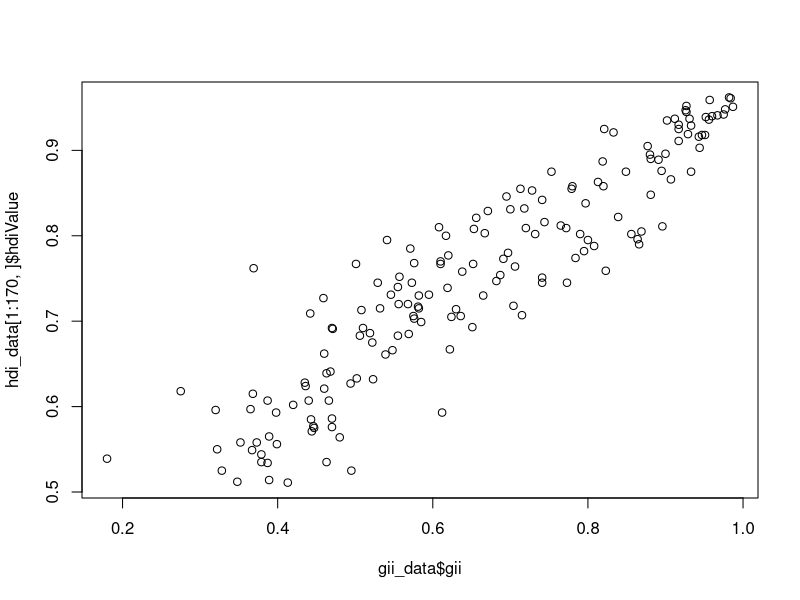

The R script that drew this image:
#Stat 325 Final Project
#Ellie Lagrave

#library(dplyr)
#library(tidyverse)

#Import our CSV data into R studio

setwd('./') #set directory (relative pathing here)

gii_data = read.csv("GII_Data.csv")
hdi_data = read.csv("HDI_Data.csv")


#Test our data was imported correctly
#head(gii_data)
#head(hdi_data)

#Our data contains multiple columns of NA, or junk data, remove them
#(probably headers from excel format conversion)
gii_data = subset(gii_data, select = 
                    -c(X.1, X.3, X.5, X.7, X.9, X.11, X.13, X.15, X.17))
hdi_data = subset(hdi_data, select = 
                    -c(X.1, X.3, X.5, X.7, X.9, X.11, X.13, X.14, X.15,
                       X.16, X.17, X.18, X.19, X.20, X.21, X.22, X.23, X.24))

#Data frame columns look clean, now clean the rows
#We want to remove na rows, ".." rows and "" rows
gii_data <- gii_data[!apply(is.na(gii_data) | gii_data$X == ".." | gii_data$X == "", 1, all),]
hdi_data <- hdi_data[!apply(is.na(hdi_data) | hdi_data$X == ".." | hdi_data$X == "", 1, all),]

#Our rown names are now non sequential from our removal
rownames(gii_data) <- 1:nrow(gii_data)
rownames(hdi_data) <- 1:nrow(hdi_data)


#The end of the data has 15 rows of global/regional data
#subset them just incase we need later (then remove)
gii_global_data <- gii_data[174:188, ]
hdi_global_data <- hdi_data[174:188, ]

#fix global data index
rownames(gii_global_data) <- 1:nrow(gii_global_data)
rownames(hdi_global_data) <- 1:nrow(hdi_global_data)

# Now we want to subset our rows remove global data (footer data)
gii_data <- head(gii_data, -15)
hdi_data <- head(hdi_data, -15)

#Now we need to remove empty/unneeded header rows
gii_data = gii_data[-c(1:3),]
hdi_data = hdi_data[-c(1:3),]

#Our rown names are now non sequential from our removal
rownames(gii_data) <- 1:nrow(gii_data)
rownames(hdi_data) <- 1:nrow(hdi_data)

#Our data frame column names are generic, lets rename columns 
newGiiColumnNames <- c(
  "hdiRank", 
  "country", 
  "gii",
  "rank",
  "maternalMortality",
  "adolBirthRate",
  "fSeatsParlament",
  "fSecondaryEdu",
  "mSecondaryEdu",
  "fLaborForce",
  "mLaborForce"
  )

for (i in 1:11) {
  names(gii_data)[i] <- newGiiColumnNames[i]
}

newHdiColumnNames <- c(
  "hdiRank", 
  "country", 
  "hdiValue",
  "lifeExpec",
  "expecYearsSchool",
  "meanYearsSchool",
  "gniCapita",
  "gniMinusHdi",
  "hdi2020"
)

for (i in 1:9) {
  names(hdi_data)[i] <- newHdiColumnNames[i]
}

#Data was visually inspected by scrolling through, both are clean
#head(gii_data)
#colnames(gii_data)
#colnames(hdi_data)

str(gii_data)
str(hdi_data)
#Now, looking at our data it is stored as a character, convert to numeric values
gii_data[, c(1,3:11)] <- sapply(gii_data[, c(1,3:11)], as.numeric)
hdi_data[, c(1,3:6,8:9)] <- sapply(hdi_data[, c(1,3:6,8:9)], as.numeric)


#Lets reverse the value of gii (closer to 0 is better)
#to match HDI value (closer to 1 is better)
#I.e. (1 - gii value) = gii value reversed
gii_data$gii <- 1 - gii_data$gii

#for(i in 1:170) {
 # gii_data$gii[i] <- 1 - gii_data$gii[i]
#}


#hdi_data_subset <- hdi_data[1:170,]

nrow(gii_data)
nrow(hdi_data)


plot(gii_data$gii,hdi_data[1:170,]$hdiValue)




